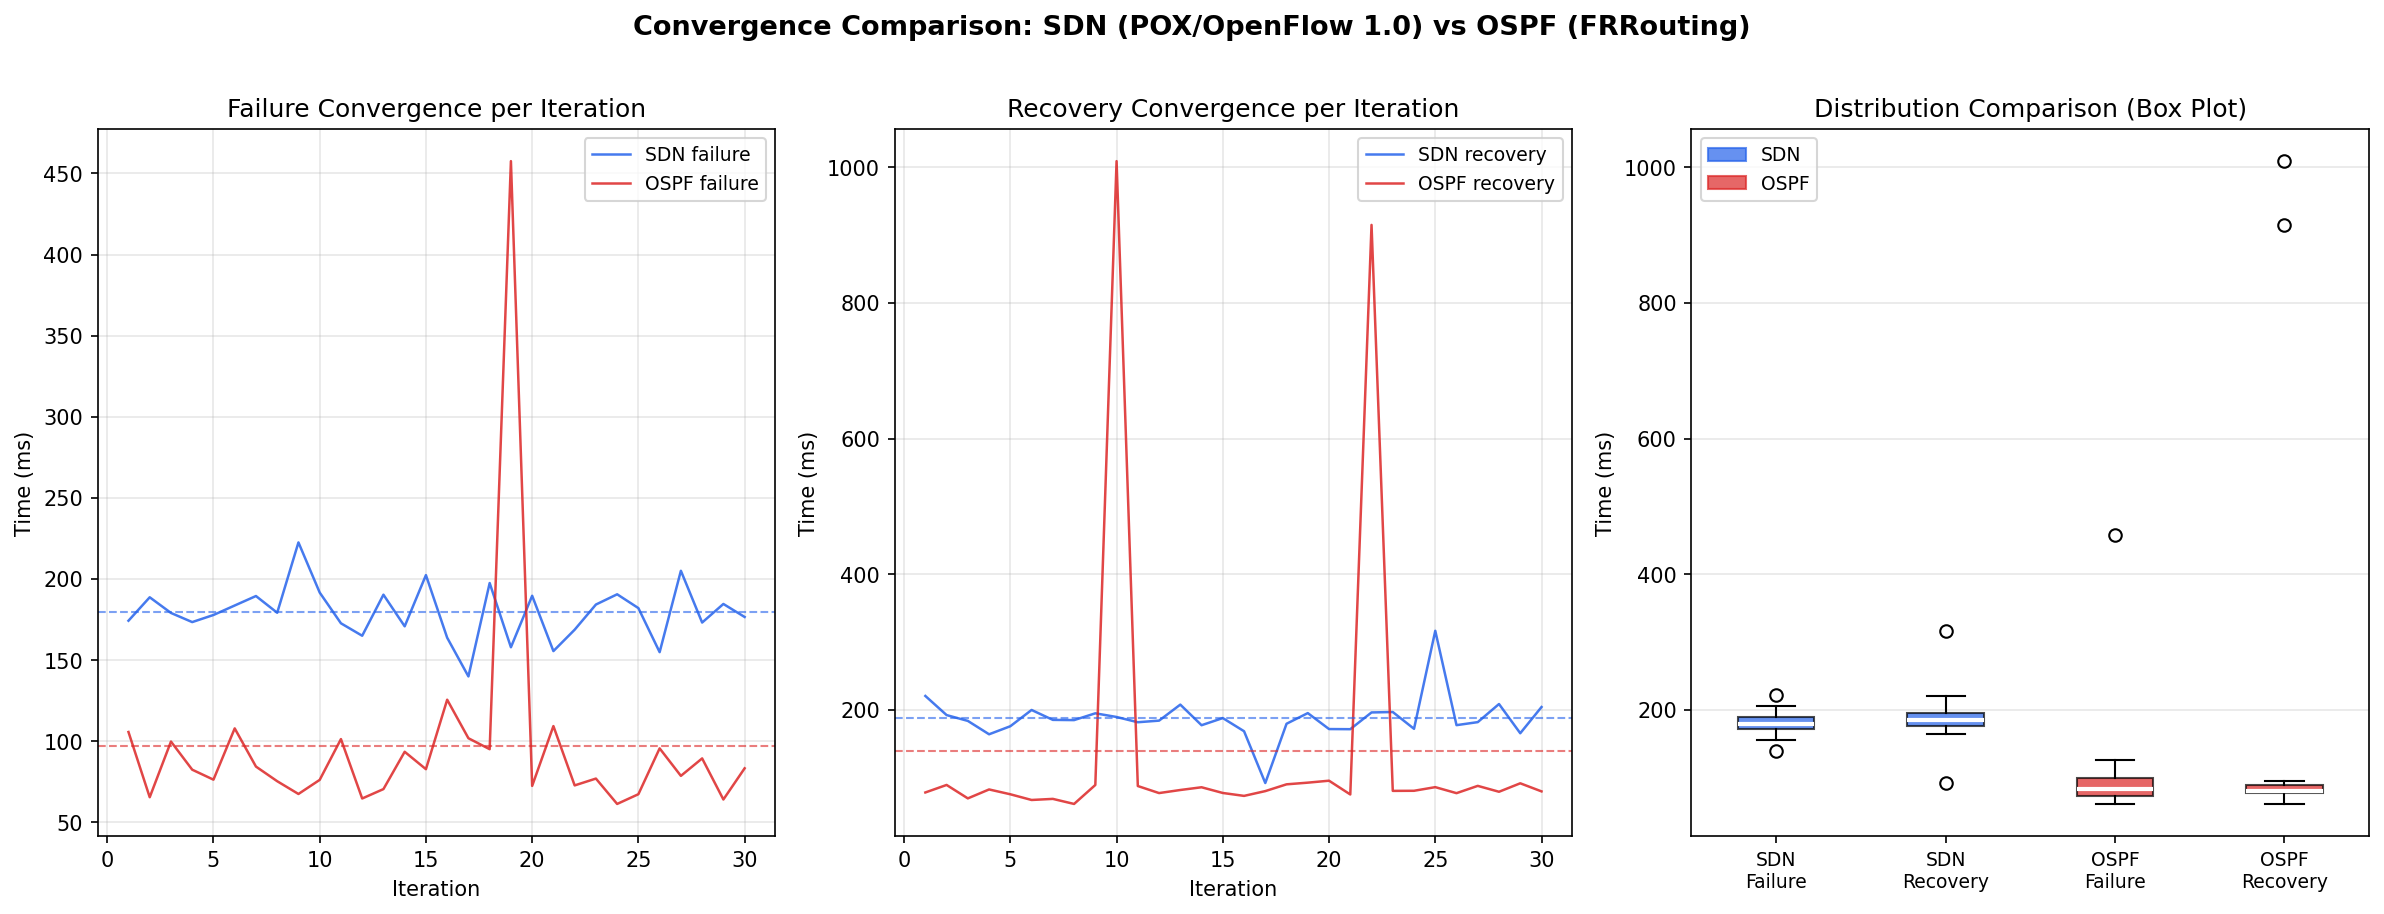

Generate this figure with Python:
"""
Convergence Comparison: SDN (POX/OpenFlow) vs OSPF (FRRouting)
Dissertation: Comparative Performance Evaluation of Network Emulation Platforms
"""
 
import csv
import statistics
import numpy as np
from scipy import stats
import matplotlib.pyplot as plt
import matplotlib.patches as mpatches
import os

# ── Data loading ──────────────────────────────────────────────────────────────
 
def load_csv(path):
    failure_ms, recovery_ms = [], []
    with open(path, newline="") as f:
        for row in csv.DictReader(f):
            failure_ms.append(float(row["failure_ms"]))
            recovery_ms.append(float(row["recovery_ms"]))
    return failure_ms, recovery_ms
 
 
SDN_PATH  = "./results/sdn_benchmark_results_iterative_ms_convergence.csv"
OSPF_PATH = "./results/ospf_benchmark_results_iterative_ms_convergence.csv"
 
sdn_fail,  sdn_rec  = load_csv(SDN_PATH)
ospf_fail, ospf_rec = load_csv(OSPF_PATH)

# ── Descriptive statistics ────────────────────────────────────────────────────
 
def describe(data, label):
    return {
        "label":  label,
        "n":      len(data),
        "mean":   statistics.mean(data),
        "median": statistics.median(data),
        "stdev":  statistics.stdev(data),
        "min":    min(data),
        "max":    max(data),
        "q1":     float(np.percentile(data, 25)),
        "q3":     float(np.percentile(data, 75)),
    }
 
groups = {
    "SDN Failure":   sdn_fail,
    "SDN Recovery":  sdn_rec,
    "OSPF Failure":  ospf_fail,
    "OSPF Recovery": ospf_rec,
}
 
print("=" * 65)
print(f"{'Metric':<20} {'Mean':>8} {'Median':>8} {'StDev':>8} {'Min':>8} {'Max':>8}")
print("=" * 65)
for name, data in groups.items():
    d = describe(data, name)
    print(f"{name:<20} {d['mean']:>8.2f} {d['median']:>8.2f} "
          f"{d['stdev']:>8.2f} {d['min']:>8.2f} {d['max']:>8.2f}")
print()
 
# ── Outlier identification (> mean + 2*stdev) ─────────────────────────────────
 
print("Outlier check (> mean + 2 SD):")
for name, data in groups.items():
    m, s = statistics.mean(data), statistics.stdev(data)
    threshold = m + 2 * s
    outliers = [(i + 1, v) for i, v in enumerate(data) if v > threshold]
    if outliers:
        print(f"  {name}: {outliers}")
    else:
        print(f"  {name}: none")
print()
 
# ── Mann-Whitney U tests ──────────────────────────────────────────────────────
 
mw_fail = stats.mannwhitneyu(sdn_fail, ospf_fail, alternative="two-sided")
mw_rec  = stats.mannwhitneyu(sdn_rec,  ospf_rec,  alternative="two-sided")
 
print("Mann-Whitney U tests (two-sided):")
print(f"  Failure convergence : U={mw_fail.statistic:.1f}, p={mw_fail.pvalue:.2e}")
print(f"  Recovery convergence: U={mw_rec.statistic:.1f},  p={mw_rec.pvalue:.2e}")
print()
 
# ── Effect size (rank-biserial correlation) ───────────────────────────────────
 
def rank_biserial(u, n1, n2):
    return 1 - (2 * u) / (n1 * n2)
 
n = len(sdn_fail)
rb_fail = rank_biserial(mw_fail.statistic, n, n)
rb_rec  = rank_biserial(mw_rec.statistic,  n, n)
print(f"Rank-biserial effect size:")
print(f"  Failure : r = {rb_fail:.3f}")
print(f"  Recovery: r = {rb_rec:.3f}")
print()
 
# ── Plots ─────────────────────────────────────────────────────────────────────
 
SDN_COLOUR  = "#2563eb"   # blue
OSPF_COLOUR = "#dc2626"   # red
ALPHA       = 0.85
 
fig, axes = plt.subplots(1, 3, figsize=(16, 6))
fig.suptitle(
    "Convergence Comparison: SDN (POX/OpenFlow 1.0) vs OSPF (FRRouting)",
    fontsize=13, fontweight="bold", y=1.01
)
 
iterations = list(range(1, n + 1))
 
# ── Plot 1: Failure convergence over iterations ───────────────────────────────
ax1 = axes[0]
ax1.plot(iterations, sdn_fail,  color=SDN_COLOUR,  linewidth=1.2,
         label="SDN failure",  alpha=ALPHA)
ax1.plot(iterations, ospf_fail, color=OSPF_COLOUR, linewidth=1.2,
         label="OSPF failure", alpha=ALPHA)
ax1.axhline(statistics.mean(sdn_fail),  color=SDN_COLOUR,
            linestyle="--", linewidth=1.0, alpha=0.6)
ax1.axhline(statistics.mean(ospf_fail), color=OSPF_COLOUR,
            linestyle="--", linewidth=1.0, alpha=0.6)
ax1.set_title("Failure Convergence per Iteration")
ax1.set_xlabel("Iteration")
ax1.set_ylabel("Time (ms)")
ax1.legend(fontsize=9)
ax1.grid(True, alpha=0.3)
 
# ── Plot 2: Recovery convergence over iterations ──────────────────────────────
ax2 = axes[1]
ax2.plot(iterations, sdn_rec,  color=SDN_COLOUR,  linewidth=1.2,
         label="SDN recovery",  alpha=ALPHA)
ax2.plot(iterations, ospf_rec, color=OSPF_COLOUR, linewidth=1.2,
         label="OSPF recovery", alpha=ALPHA)
ax2.axhline(statistics.mean(sdn_rec),  color=SDN_COLOUR,
            linestyle="--", linewidth=1.0, alpha=0.6)
ax2.axhline(statistics.mean(ospf_rec), color=OSPF_COLOUR,
            linestyle="--", linewidth=1.0, alpha=0.6)
ax2.set_title("Recovery Convergence per Iteration")
ax2.set_xlabel("Iteration")
ax2.set_ylabel("Time (ms)")
ax2.legend(fontsize=9)
ax2.grid(True, alpha=0.3)
 
# ── Plot 3: Box plots for all four groups ─────────────────────────────────────
ax3 = axes[2]
bp_data   = [sdn_fail, sdn_rec, ospf_fail, ospf_rec]
bp_labels = ["SDN\nFailure", "SDN\nRecovery", "OSPF\nFailure", "OSPF\nRecovery"]
bp_colours = [SDN_COLOUR, SDN_COLOUR, OSPF_COLOUR, OSPF_COLOUR]
 
bp = ax3.boxplot(bp_data, patch_artist=True, notch=False,
                 medianprops=dict(color="white", linewidth=2))
for patch, colour in zip(bp["boxes"], bp_colours):
    patch.set_facecolor(colour)
    patch.set_alpha(0.7)
 
ax3.set_xticklabels(bp_labels, fontsize=9)
ax3.set_title("Distribution Comparison (Box Plot)")
ax3.set_ylabel("Time (ms)")
ax3.grid(True, axis="y", alpha=0.3)
 
sdn_patch  = mpatches.Patch(color=SDN_COLOUR,  alpha=0.7, label="SDN")
ospf_patch = mpatches.Patch(color=OSPF_COLOUR, alpha=0.7, label="OSPF")
ax3.legend(handles=[sdn_patch, ospf_patch], fontsize=9)
 
plt.tight_layout()
out_path = "convergence_comparison.png"
plt.savefig(out_path, dpi=150, bbox_inches="tight")
print(f"Plot saved to: {out_path}")
plt.close()
